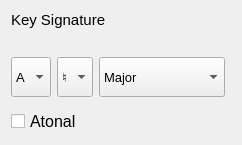
                <widget class="QWidget" name="keysig_arch_widget" native="true">
                 <layout class="QHBoxLayout" name="horizontalLayout_32">
                  <item>
                   <widget class="QWidget" name="keysig_widget" native="true">
                    <property name="sizePolicy">
                     <sizepolicy hsizetype="Preferred" vsizetype="Preferred">
                      <horstretch>1</horstretch>
                      <verstretch>0</verstretch>
                     </sizepolicy>
                    </property>
                    <layout class="QVBoxLayout" name="verticalLayout_23">
                     <property name="spacing">
                      <number>12</number>
                     </property>
                     <property name="leftMargin">
                      <number>0</number>
                     </property>
                     <property name="topMargin">
                      <number>0</number>
                     </property>
                     <property name="rightMargin">
                      <number>0</number>
                     </property>
                     <property name="bottomMargin">
                      <number>0</number>
                     </property>
                     <item>
                      <widget class="QLabel" name="label_3">
                       <property name="sizePolicy">
                        <sizepolicy hsizetype="Preferred" vsizetype="Minimum">
                         <horstretch>0</horstretch>
                         <verstretch>0</verstretch>
                        </sizepolicy>
                       </property>
                       <property name="minimumSize">
                        <size>
                         <width>0</width>
                         <height>34</height>
                        </size>
                       </property>
                       <property name="font">
                        <font>
                         <pointsize>11</pointsize>
                        </font>
                       </property>
                       <property name="text">
                        <string>Key Signature</string>
                       </property>
                       <property name="alignment">
                        <set>Qt::AlignLeading|Qt::AlignLeft|Qt::AlignTop</set>
                       </property>
                      </widget>
                     </item>
                     <item>
                      <widget class="QWidget" name="keysig_component_bar" native="true">
                       <layout class="QHBoxLayout" name="horizontalLayout_33">
                        <property name="spacing">
                         <number>6</number>
                        </property>
                        <property name="leftMargin">
                         <number>0</number>
                        </property>
                        <property name="topMargin">
                         <number>0</number>
                        </property>
                        <property name="rightMargin">
                         <number>0</number>
                        </property>
                        <property name="bottomMargin">
                         <number>0</number>
                        </property>
                        <item>
                         <widget class="QComboBox" name="keysig_pitch_combo">
                          <property name="minimumSize">
                           <size>
                            <width>0</width>
                            <height>40</height>
                           </size>
                          </property>
                          <property name="font">
                           <font>
                            <pointsize>10</pointsize>
                           </font>
                          </property>
                          <item>
                           <property name="text">
                            <string>A</string>
                           </property>
                          </item>
                          <item>
                           <property name="text">
                            <string>B</string>
                           </property>
                          </item>
                          <item>
                           <property name="text">
                            <string>C</string>
                           </property>
                          </item>
                          <item>
                           <property name="text">
                            <string>D</string>
                           </property>
                          </item>
                          <item>
                           <property name="text">
                            <string>E</string>
                           </property>
                          </item>
                          <item>
                           <property name="text">
                            <string>F</string>
                           </property>
                          </item>
                          <item>
                           <property name="text">
                            <string>G</string>
                           </property>
                          </item>
                         </widget>
                        </item>
                        <item>
                         <widget class="QComboBox" name="keysig_acc_combo">
                          <property name="minimumSize">
                           <size>
                            <width>0</width>
                            <height>40</height>
                           </size>
                          </property>
                          <property name="font">
                           <font>
                            <pointsize>10</pointsize>
                           </font>
                          </property>
                          <item>
                           <property name="text">
                            <string>♮</string>
                           </property>
                          </item>
                          <item>
                           <property name="text">
                            <string>♯</string>
                           </property>
                          </item>
                          <item>
                           <property name="text">
                            <string>♭</string>
                           </property>
                          </item>
                         </widget>
                        </item>
                        <item>
                         <widget class="QComboBox" name="keysig_scale_combo">
                          <property name="minimumSize">
                           <size>
                            <width>0</width>
                            <height>40</height>
                           </size>
                          </property>
                          <property name="font">
                           <font>
                            <pointsize>10</pointsize>
                           </font>
                          </property>
                          <item>
                           <property name="text">
                            <string>Major</string>
                           </property>
                          </item>
                          <item>
                           <property name="text">
                            <string>Minor</string>
                           </property>
                          </item>
                          <item>
                           <property name="text">
                            <string>Minor (harmonic)</string>
                           </property>
                          </item>
                          <item>
                           <property name="text">
                            <string>Minor (melodic)</string>
                           </property>
                          </item>
                         </widget>
                        </item>
                       </layout>
                      </widget>
                     </item>
                     <item>
                      <widget class="QCheckBox" name="atonal_check">
                       <property name="font">
                        <font>
                         <pointsize>12</pointsize>
                        </font>
                       </property>
                       <property name="text">
                        <string>Atonal</string>
                       </property>
                      </widget>
                     </item>
                    </layout>
                   </widget>
                  </item>
                  <item>
                   <widget class="QWidget" name="keysig_spacewidget" native="true">
                    <property name="sizePolicy">
                     <sizepolicy hsizetype="Preferred" vsizetype="Preferred">
                      <horstretch>5</horstretch>
                      <verstretch>0</verstretch>
                     </sizepolicy>
                    </property>
                   </widget>
                  </item>
                 </layout>
                </widget>
